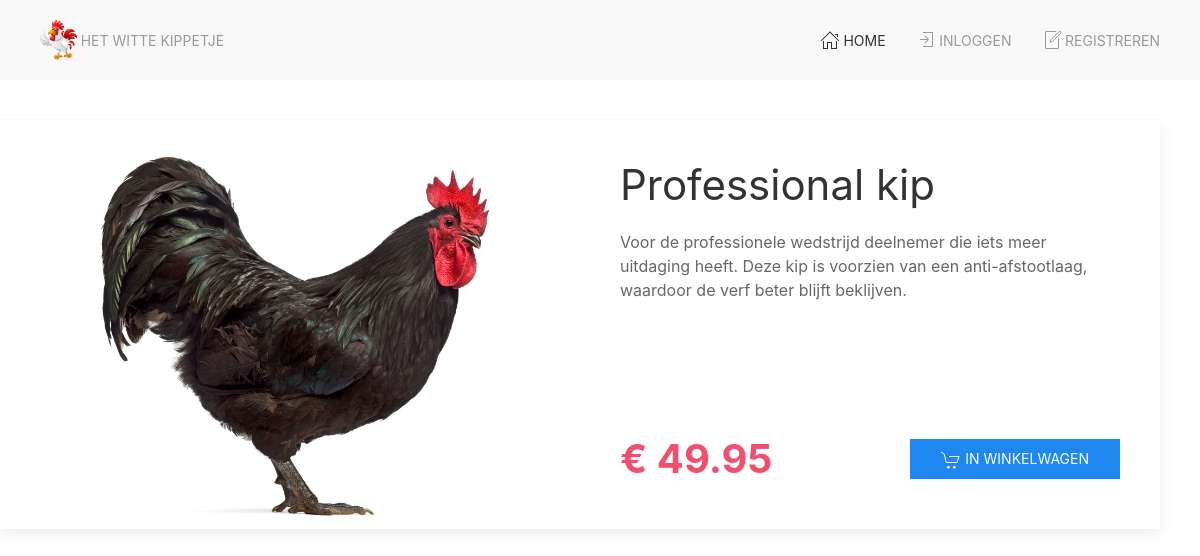
The app's page /dev/product.php?product_id=3 with its own data.
### tables this page shows
CREATE TABLE `products` (
  `id` bigint(20) UNSIGNED NOT NULL,
  `category_id` bigint(20) UNSIGNED NOT NULL,
  `name` varchar(150) NOT NULL,
  `description` text,
  `price` decimal(10,2) UNSIGNED NOT NULL DEFAULT '0.00',
  `image` varchar(255) NOT NULL DEFAULT 'https://placehold.co/600x600',
  `created_at` timestamp NOT NULL DEFAULT CURRENT_TIMESTAMP,
  `updated_at` timestamp NULL DEFAULT NULL
);

### dev/src/Database/Database.php (called while the page is built, shortened)
<?php
class Database
{
   private static string $dbHost = '127.0.0.1';
   private static string $dbName = '2324_wittekip';
   private static string $dbUser = 'root';
   private static string $dbPass = 'root';
   private static $dbConnection = null;
   private static $dbStatement = null;
   private static function connect()
   {
      try {
         self::$dbConnection = new PDO(
            "mysql:host=".self::$dbHost.";dbname=".self::$dbName,
            self::$dbUser,
            self::$dbPass);
      } catch(PDOException $e) {}
   }
   public static function query(string $sql, array $placeholders = [])
   {
      self::$dbStatement = self::$dbConnection->prepare($sql);
      self::$dbStatement->execute($placeholders);
   }
   public static function get()
   {
      return self::$dbStatement->fetch(PDO::FETCH_ASSOC);
   }
}

### dev/product.php (the view, shortened to what this page needs)
<?php
$product_id = intval($_GET['product_id']);
require_once './src/Database/Database.php';
$sql = 'SELECT * FROM products WHERE id = :product_id';
$placeholders = [ ':product_id' => $product_id ];
Database::query($sql, $placeholders);
$product = Database::get();
require_once './templates/head.inc.php';
?>
<main class="uk-container uk-padding">
   <div class="uk-grid">
      <section class="uk-width-1">
         <div class="uk-grid uk-card uk-card-default">
            <section class="uk-width-1-2 uk-card-media-left">
               <img
                  src="<?= $product['image'] ?>"
                  class=""
                  alt=""
                  title="" />
            </section>
            <section class="uk-width-1-2 uk-card-body uk-flex uk-flex-column uk-flex-between">
               <div class="">
                  <h1>
                     <?= $product['name'] ?>
                  </h1>
                  <p class="">
                     <?= $product['description'] ?>
                  </p>
               </div>
               <div class="uk-flex uk-flex-between uk-flex-middle">
                  <div class="price-block">
                     <p class="product-view__price uk-text-bold uk-text-danger uk-text-left uk-text-bolder">
                        &euro; <?= $product['price'] ?>
                     </p>
                  </div>
                  <div>
                     <button class="uk-button uk-button-primary">
                        <span uk-icon="icon: cart"></span>
                        In winkelwagen
                     </button>
                  </div>
               </div>
            </section>
         </div>
      </section>
   </div>
</main>
<?php
require_once './templates/foot.inc.php';

### dev/css/style.css (style rules this page uses)
.product-view__price { font-size: 2.5rem; margin: 0; }

### records on screen
products: image (picture), name "Professional kip", description "Voor de professionele wedstrijd deelnemer die iets meer uitdaging heeft. Deze kip is voorzien van een anti-afstootlaag, waardoor de verf beter blijft beklijven.", price "49.95"
